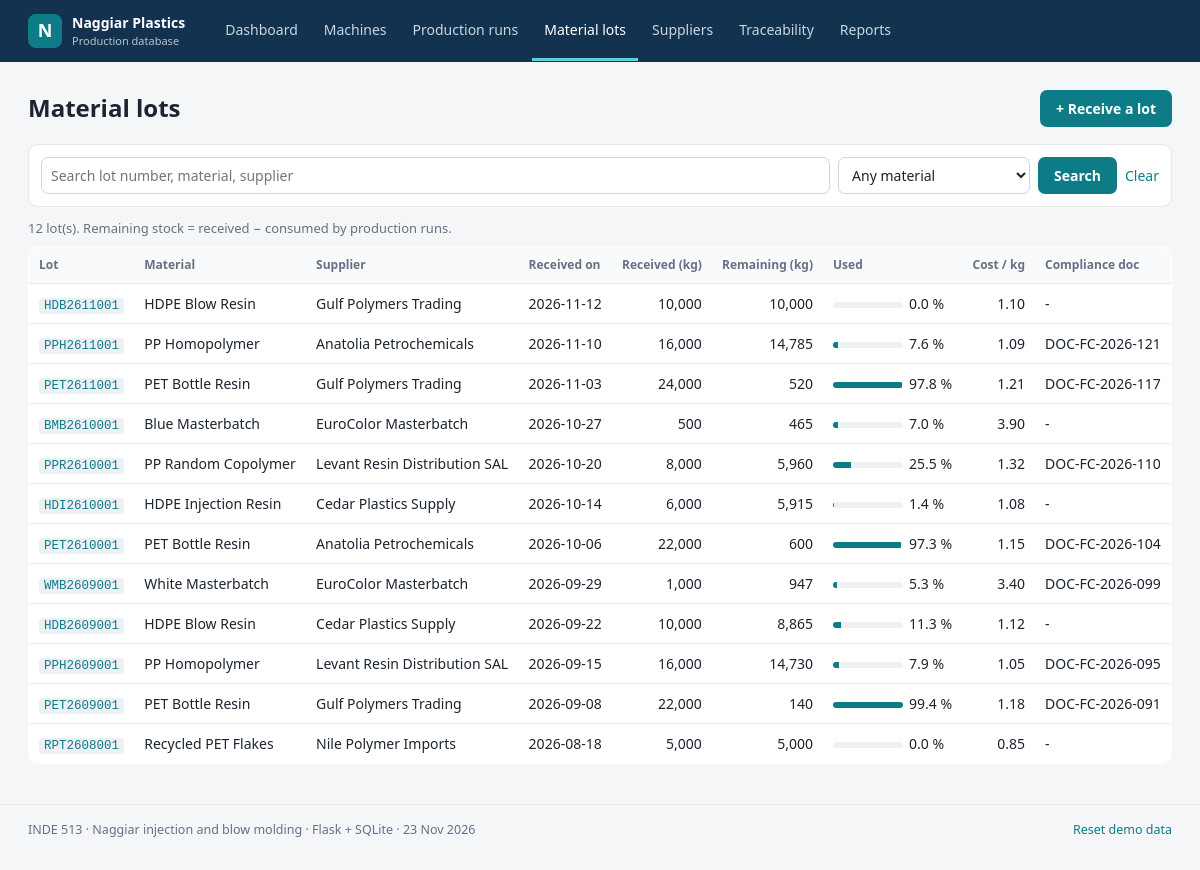
Screenshot of /lots with the database file from the repository.
### tables this page shows
CREATE TABLE MaterialLot (
    lotNumber VARCHAR(30) NOT NULL PRIMARY KEY,
    receiptDate DATE NOT NULL,
    receivedQtyKg DECIMAL(10,2) NOT NULL,
    unitCostPerKg DECIMAL(10,2) NOT NULL,
    complianceDocRef VARCHAR(100),
    materialId INT NOT NULL,
    supplierId INT NOT NULL,
    FOREIGN KEY (materialId)
        REFERENCES Material(materialId),
    FOREIGN KEY (supplierId)
        REFERENCES Supplier(supplierId),
    CHECK (length(lotNumber) BETWEEN 1 AND 30),
    CHECK (lotNumber NOT GLOB '*[^A-Za-z0-9]*'),
    CHECK (receiptDate IS date(receiptDate)),
    CHECK (receivedQtyKg > 0),
    CHECK (unitCostPerKg > 0),
    CHECK (length(complianceDocRef) <= 100)
);

### app.py (the view)
@app.route("/lots")
def lots():
    q = request.args.get("q", "").strip()
    material = request.args.get("material", "")
    sql = LOT_SQL + " WHERE 1 = 1"
    args = []
    if q:
        sql += """ AND (MaterialLot.lotNumber LIKE ? OR Material.materialName LIKE ?
                        OR Supplier.supplierName LIKE ?)"""
        args += [f"%{q}%"] * 3
    if material:
        sql += " AND MaterialLot.materialId = ?"
        args.append(material)
    sql += " GROUP BY MaterialLot.lotNumber ORDER BY MaterialLot.receiptDate DESC"
    return render_template(
        "lots.html", lots=query(sql, args),
        materials=query("SELECT materialId, materialName FROM Material ORDER BY materialName"),
        f={"q": q, "material": material})

### app.py (called while the page is built)
def get_db():
    if "db" not in g:
        g.db = sqlite3.connect(DB_PATH)
        g.db.row_factory = sqlite3.Row
        g.db.execute("PRAGMA foreign_keys = ON")
    return g.db

def query(sql, args=(), one=False):
    rows = get_db().execute(sql, args).fetchall()
    if one:
        return rows[0] if rows else None
    return rows

@app.template_filter("num")
def num(value, decimals=0):
    if value is None or value == "":
        return "-"
    try:
        return f"{float(value):,.{decimals}f}"
    except (TypeError, ValueError):
        return value

@app.context_processor
def inject_globals():
    return {"today": datetime.now().strftime("%d %b %Y")}

### templates/lots.html
{% extends "base.html" %}
{% block content %}
<div class="head">
  <h1>Material lots</h1>
  <a class="btn" href="{{ url_for('lot_new') }}">+ Receive a lot</a>
</div>
<form class="filters" method="get">
  <input name="q" value="{{ f.q }}" placeholder="Search lot number, material, supplier">
  <select name="material"><option value="">Any material</option>
    {% for m in materials %}<option value="{{ m.materialId }}" {{ 'selected' if f.material == m.materialId|string }}>{{ m.materialName }}</option>{% endfor %}</select>
  <button>Search</button>
  <a href="{{ url_for('lots') }}">Clear</a>
</form>
<p class="count">{{ lots|length }} lot(s). Remaining stock = received &minus; consumed by production runs.</p>
<table>
  <tr><th>Lot</th><th>Material</th><th>Supplier</th><th>Received on</th><th class="r">Received (kg)</th><th class="r">Remaining (kg)</th><th>Used</th><th class="r">Cost / kg</th><th>Compliance doc</th></tr>
  {% for l in lots %}
  <tr>
    <td><a href="{{ url_for('trace', lot=l.lotNumber) }}"><code>{{ l.lotNumber }}</code></a></td>
    <td>{{ l.materialName }}</td>
    <td>{{ l.supplierName }}</td>
    <td>{{ l.receiptDate }}</td>
    <td class="r">{{ l.receivedQtyKg|num }}</td>
    <td class="r">{{ l.remainingKg|num }}</td>
    <td><div class="bar"><i style="width: {{ l.percentUsed }}%"></i></div>{{ l.percentUsed }} %</td>
    <td class="r">{{ l.unitCostPerKg|num(2) }}</td>
    <td>{{ l.complianceDocRef or '-' }}</td>
  </tr>
  {% else %}
  <tr><td colspan="9" class="empty">No lot matches this search.</td></tr>
  {% endfor %}
</table>
{% endblock %}

### static/style.css (style rules this page uses)
:root { --ink:#1b2430;--muted:#667085;--line:#e4e7ec;--bg:#f5f6f8;--navy:#12324f;--accent:#0e7c86;--accent-soft:#e2f3f4;--ok:#1f7a3f;--warn:#b54708;--bad:#b42318; }
* { box-sizing:border-box; }
body { margin:0;font:14px/1.5 'Segoe UI',system-ui,-apple-system,Roboto,Arial,sans-serif;color:var(--ink);background:var(--bg); }
a { color:var(--accent);text-decoration:none; }
code { font:12.5px ui-monospace,Consolas,monospace;background:#eef1f4;padding:1px 5px;border-radius:4px; }
h1 { font-size:24px;margin:4px 0 6px; }
.hint,.count { color:var(--muted);font-size:13px;margin:0 0 8px; }
.head { display:flex;justify-content:space-between;align-items:center; }
table { width:100%;border-collapse:collapse;background:#fff;border:1px solid var(--line);border-radius:10px;overflow:hidden; }
th { text-align:left;font-size:12px;color:var(--muted);font-weight:600;background:#f9fafb;padding:9px 10px;border-bottom:1px solid var(--line); }
td { padding:9px 10px;border-bottom:1px solid var(--line);vertical-align:top; }
tr:last-child td { border-bottom:0; }
.r { text-align:right;font-variant-numeric:tabular-nums; }
.bar { width:70px;height:6px;background:#eef1f4;border-radius:4px;display:inline-block;margin-right:6px;vertical-align:middle;overflow:hidden; }
.bar i { display:block;height:100%;background:var(--accent); }
.filters { display:flex;flex-wrap:wrap;gap:8px;align-items:center;background:#fff;border:1px solid var(--line);border-radius:10px;padding:12px;margin:12px 0; }
.filters input[name=q] { flex:1;min-width:220px; }
input,select { font:inherit;padding:7px 9px;border:1px solid #d0d5dd;border-radius:7px;background:#fff;color:var(--ink); }
button,.btn { font:inherit;font-weight:600;background:var(--accent);color:#fff;border:0;border-radius:7px;padding:8px 16px;cursor:pointer;display:inline-block; }
td:has(.bar) { white-space:nowrap; }

### rows the page displays
MaterialLot: lotNumber "HDB2611001", materialName "HDPE Blow Resin", supplierName "Gulf Polymers Trading", receiptDate "2026-11-12", receivedQtyKg|num "10,000", remainingKg|num "10,000", percentUsed "0.0", unitCostPerKg|num "1.10", complianceDocRef "-"
MaterialLot: lotNumber "PPH2611001", materialName "PP Homopolymer", supplierName "Anatolia Petrochemicals", receiptDate "2026-11-10", receivedQtyKg|num "16,000", remainingKg|num "14,785", percentUsed "7.6", unitCostPerKg|num "1.09", complianceDocRef "DOC-FC-2026-121"
MaterialLot: lotNumber "PET2611001", materialName "PET Bottle Resin", supplierName "Gulf Polymers Trading", receiptDate "2026-11-03", receivedQtyKg|num "24,000", remainingKg|num "520", percentUsed "97.8", unitCostPerKg|num "1.21", complianceDocRef "DOC-FC-2026-117"
MaterialLot: lotNumber "BMB2610001", materialName "Blue Masterbatch", supplierName "EuroColor Masterbatch", receiptDate "2026-10-27", receivedQtyKg|num "500", remainingKg|num "465", percentUsed "7.0", unitCostPerKg|num "3.90", complianceDocRef "-"
MaterialLot: lotNumber "PPR2610001", materialName "PP Random Copolymer", supplierName "Levant Resin Distribution SAL", receiptDate "2026-10-20", receivedQtyKg|num "8,000", remainingKg|num "5,960", percentUsed "25.5", unitCostPerKg|num "1.32", complianceDocRef "DOC-FC-2026-110"
MaterialLot: lotNumber "HDI2610001", materialName "HDPE Injection Resin", supplierName "Cedar Plastics Supply", receiptDate "2026-10-14", receivedQtyKg|num "6,000", remainingKg|num "5,915", percentUsed "1.4", unitCostPerKg|num "1.08", complianceDocRef "-"
MaterialLot: lotNumber "PET2610001", materialName "PET Bottle Resin", supplierName "Anatolia Petrochemicals", receiptDate "2026-10-06", receivedQtyKg|num "22,000", remainingKg|num "600", percentUsed "97.3", unitCostPerKg|num "1.15", complianceDocRef "DOC-FC-2026-104"
MaterialLot: lotNumber "WMB2609001", materialName "White Masterbatch", supplierName "EuroColor Masterbatch", receiptDate "2026-09-29", receivedQtyKg|num "1,000", remainingKg|num "947", percentUsed "5.3", unitCostPerKg|num "3.40", complianceDocRef "DOC-FC-2026-099"
MaterialLot: lotNumber "HDB2609001", materialName "HDPE Blow Resin", supplierName "Cedar Plastics Supply", receiptDate "2026-09-22", receivedQtyKg|num "10,000", remainingKg|num "8,865", percentUsed "11.3", unitCostPerKg|num "1.12", complianceDocRef "-"
MaterialLot: lotNumber "PPH2609001", materialName "PP Homopolymer", supplierName "Levant Resin Distribution SAL", receiptDate "2026-09-15", receivedQtyKg|num "16,000", remainingKg|num "14,730", percentUsed "7.9", unitCostPerKg|num "1.05", complianceDocRef "DOC-FC-2026-095"
MaterialLot: lotNumber "PET2609001", materialName "PET Bottle Resin", supplierName "Gulf Polymers Trading", receiptDate "2026-09-08", receivedQtyKg|num "22,000", remainingKg|num "140", percentUsed "99.4", unitCostPerKg|num "1.18", complianceDocRef "DOC-FC-2026-091"
MaterialLot: lotNumber "RPT2608001", materialName "Recycled PET Flakes", supplierName "Nile Polymer Imports", receiptDate "2026-08-18", receivedQtyKg|num "5,000", remainingKg|num "5,000", percentUsed "0.0", unitCostPerKg|num "0.85", complianceDocRef "-"

### other values shown
{{ lots|length }} "12"
